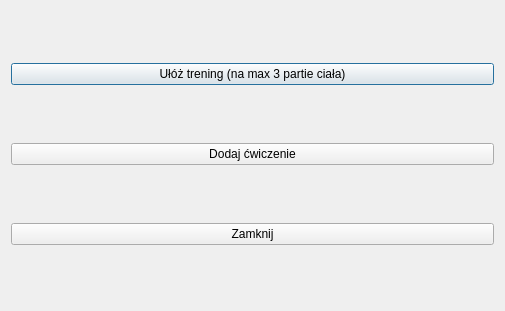
<?xml version="1.0" encoding="UTF-8"?>
<ui version="4.0">
 <class>Dialog</class>
 <widget class="QDialog" name="Dialog">
  <property name="geometry">
   <rect>
    <x>0</x>
    <y>0</y>
    <width>505</width>
    <height>311</height>
   </rect>
  </property>
  <property name="windowTitle">
   <string>Dialog</string>
  </property>
  <layout class="QGridLayout" name="gridLayout">
   <item row="0" column="0">
    <widget class="QPushButton" name="pushButton">
     <property name="text">
      <string>Ułóż trening (na max 3 partie ciała)</string>
     </property>
    </widget>
   </item>
   <item row="1" column="0">
    <widget class="QPushButton" name="pushButton_2">
     <property name="text">
      <string>Dodaj ćwiczenie</string>
     </property>
    </widget>
   </item>
   <item row="2" column="0">
    <widget class="QPushButton" name="pushButton_3">
     <property name="text">
      <string>Zamknij</string>
     </property>
    </widget>
   </item>
  </layout>
 </widget>
 <resources/>
 <connections>
  <connection>
   <sender>pushButton_3</sender>
   <signal>clicked()</signal>
   <receiver>Dialog</receiver>
   <slot>close()</slot>
   <hints>
    <hint type="sourcelabel">
     <x>181</x>
     <y>237</y>
    </hint>
    <hint type="destinationlabel">
     <x>100</x>
     <y>192</y>
    </hint>
   </hints>
  </connection>
 </connections>
</ui>
